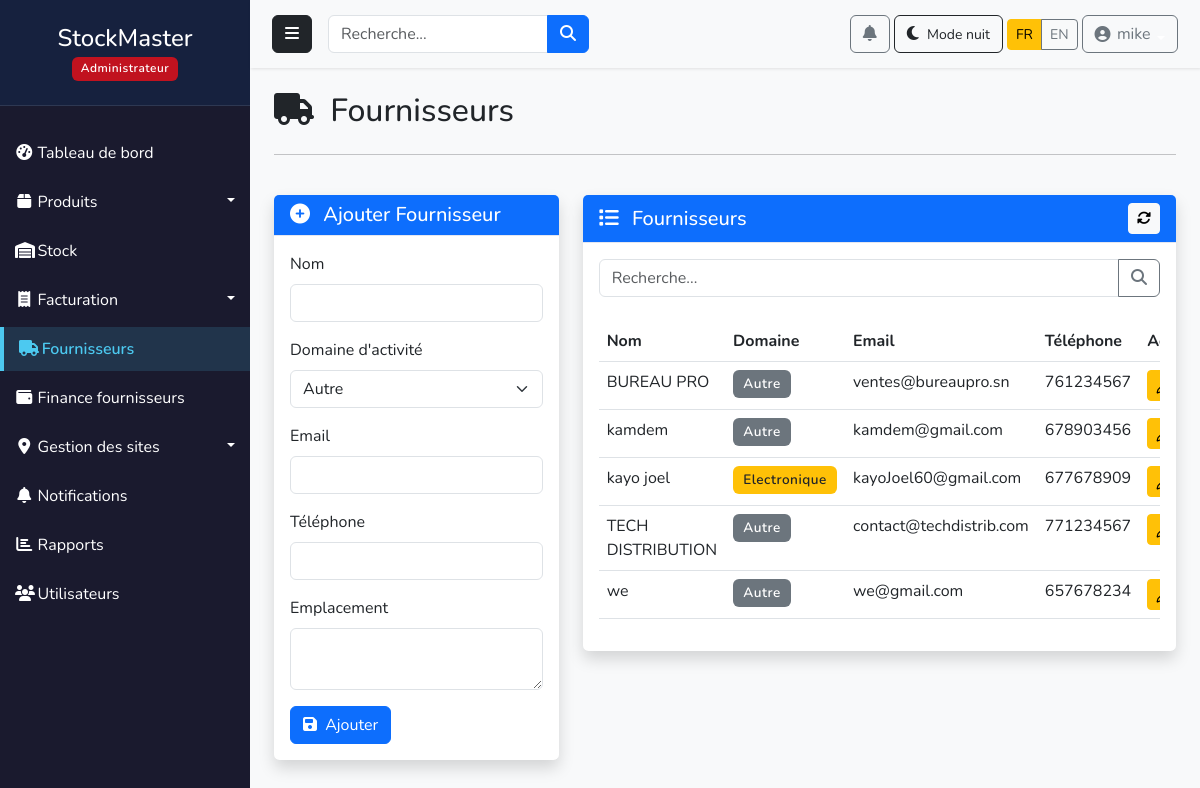
The app's page /suppliers.php (signed in) with its own data.
### tables this page shows
CREATE TABLE `utilisateurs` (
  `id` int(11) NOT NULL AUTO_INCREMENT,
  `nom` varchar(50) NOT NULL,
  `email` varchar(100) NOT NULL,
  `telephone` varchar(30) DEFAULT NULL,
  `fournisseur_id` int(11) DEFAULT NULL,
  `site_id` int(11) DEFAULT NULL,
  `password` varchar(255) NOT NULL,
  `role` enum('admin','superviseur','caissier','gestionnaire','utilisateur','fournisseur') DEFAULT 'utilisateur',
  `theme_pref` enum('light','dark') DEFAULT 'light',
  `created_at` timestamp NOT NULL DEFAULT current_timestamp(),
  `last_login` datetime DEFAULT NULL,
  `derniere_connexion` datetime DEFAULT NULL,
  `nombre_connexions` int(11) DEFAULT 0,
  PRIMARY KEY (`id`),
  UNIQUE KEY `email` (`email`)
);

CREATE TABLE `fournisseurs` (
  `id` int(11) NOT NULL,
  `nom` varchar(100) NOT NULL,
  `contact` varchar(100) DEFAULT NULL,
  `telephone` varchar(20) DEFAULT NULL,
  `email` varchar(100) DEFAULT NULL,
  `adresse` text DEFAULT NULL,
  `created_at` timestamp NOT NULL DEFAULT current_timestamp(),
  `domaine_activite` varchar(100) NOT NULL DEFAULT 'Autre'
);

### config.php (called while the page is built, shortened)
<?php
try {
    $db = new PDO("mysql:host=".DB_HOST.";dbname=".DB_NAME, DB_USER, DB_PASS);
    $db->setAttribute(PDO::ATTR_ERRMODE, PDO::ERRMODE_EXCEPTION);
    $db->exec("SET NAMES 'utf8'");
} catch(PDOException $e) {
    die("Erreur de connexion : " . $e->getMessage());
}
function getCurrentTheme() {
    if (isset($_SESSION['user_id'])) {
        global $db;
        $stmt = $db->prepare("SELECT theme_pref FROM utilisateurs WHERE id = ?");
        $stmt->execute([$_SESSION['user_id']]);
        $user = $stmt->fetch();
        if ($user !== false && isset($user['theme_pref'])) {
            return $user['theme_pref'];
        }
    }
    return $_SESSION['theme'] ?? 'light';
}
$lang = $_SESSION['lang'] ?? 'fr';
$langFile = __DIR__ . '/lang/' . $lang . '.php';
if (file_exists($langFile)) {
    $tr = require $langFile;
} else {
    $tr = require __DIR__ . '/lang/fr.php';
}
function t($key) {
    global $tr;
    return $tr[$key] ?? $key;
}
?>

### suppliers.php (the view, shortened to what this page needs)
<?php
require_once 'config.php';
$theme = getCurrentTheme();
$page = isset($_GET['page']) ? (int)$_GET['page'] : 1;
$perPage = 10;
$offset = ($page - 1) * $perPage;
$search = isset($_GET['search']) ? $_GET['search'] : '';
$query = "SELECT * FROM fournisseurs WHERE 1=1";
$params = [];
$query .= " ORDER BY nom LIMIT $offset, $perPage";
$stmt = $db->prepare($query);
$stmt->execute($params);
$suppliers = $stmt->fetchAll();
?>
<!DOCTYPE html>
<html lang="fr" data-bs-theme="<?= $theme ?>">
<head>
    <link href="https://cdn.jsdelivr.net/npm/bootstrap@5.3.0/dist/css/bootstrap.min.css" rel="stylesheet">
    <link rel="stylesheet" href="https://cdnjs.cloudflare.com/ajax/libs/font-awesome/6.4.0/css/all.min.css">
    <link rel="stylesheet" href="https://cdnjs.cloudflare.com/ajax/libs/animate.css/4.1.1/animate.min.css">
    <link rel="stylesheet" href="css/style.css">
</head>
<body class="<?= $theme == 'dark' ? 'bg-dark text-light' : 'bg-light' ?>">
    <div class="wrapper">
        <?php include_once('includes/sidebar.php'); ?>
        <div id="content">
            <?php include_once('includes/navbar.php'); ?>
            <div class="container-fluid px-4">
                <div class="row my-4 animate__animated animate__fadeIn">
                    <div class="col-12">
                        <h2 class="mb-4"><i class="fas fa-truck me-2"></i> <?= t('suppliers') ?></h2>
                        <hr>
                    </div>
                </div>
                <div class="row">
                    <div class="col-md-4 mb-4">
                        <div class="card shadow card-hover animate__animated animate__fadeInLeft">
                            <div class="card-header bg-primary text-white">
                                <h5 class="mb-0">
                                    <i class="fas fa-plus-circle me-2"></i>
                                    <?= isset($_GET['edit']) ? t('edit') : t('add') ?> <?= t('supplier') ?>
                                </h5>
                            </div>
                            <div class="card-body">
                                <?php
                                $supplier = null;
                                ?>
                                <form method="POST" id="supplierForm">
                                    <div class="mb-3">
                                        <label for="nom" class="form-label">Nom</label>
                                        <input type="text" class="form-control" id="nom" name="nom"
                                            value="<?= $supplier['nom'] ?? '' ?>" required>
                                    </div>
                                    <div class="mb-3">
                                        <label for="domaine_activite" class="form-label">Domaine d'activité</label>
                                        <select class="form-select" id="domaine_activite" name="domaine_activite" required>
                                            <option value="Autre" <?= !isset($supplier) || $supplier['domaine_activite'] == 'Autre' ? 'selected' : '' ?>>Autre</option>
                                        </select>
                                    </div>
                                    <div class="mb-3">
                                        <label for="email" class="form-label">Email</label>
                                        <input type="email" class="form-control" id="email" name="email"
                                            value="<?= $supplier['email'] ?? '' ?>">
                                    </div>
                                    <div class="mb-3">
                                        <label for="telephone" class="form-label"><?= t('phone') ?></label>
                                        <input type="text" class="form-control" id="telephone" name="telephone"
                                            value="<?= $supplier['telephone'] ?? '' ?>">
                                    </div>
                                    <div class="mb-3">
                                        <label for="adresse" class="form-label"><?= t('location') ?></label>
                                        <textarea class="form-control" id="adresse" name="adresse" rows="2"><?= $supplier['adresse'] ?? '' ?></textarea>
                                    </div>
                                    <button type="submit" class="btn btn-primary btn-hover" name="<?= isset($_GET['edit']) ? 'edit_supplier' : 'add_supplier' ?>">
                                        <i class="fas fa-save me-1"></i>
                                        <?= isset($_GET['edit']) ? t('edit') : t('add') ?>
                                    </button>
                                </form>
                            </div>
                        </div>
                    </div>
                    <div class="col-md-8">
                        <div class="card shadow animate__animated animate__fadeInRight">
                            <div class="card-header bg-primary text-white d-flex justify-content-between align-items-center">
                                <h5 class="mb-0">
                                    <i class="fas fa-list me-2"></i>
                                    <?= t('suppliers') ?>
                                </h5>
                                <button id="refreshBtn" class="btn btn-sm btn-light">
                                    <i class="fas fa-sync-alt"></i>
                                </button>
                            </div>
                            <div class="card-body">
                                <form class="mb-4" id="searchForm">
                                    <div class="input-group">
                                        <input type="text" class="form-control" placeholder="<?= t('search') ?>..."
                                            name="search" id="searchInput" value="<?= htmlspecialchars($search) ?>">
                                        <button class="btn btn-outline-secondary" type="submit">
                                            <i class="fas fa-search"></i>
                                        </button>
                                    </div>
                                </form>
                                <div class="table-responsive">
                                    <table class="table">
                                        <thead class="<?= $theme == 'dark' ? 'table-dark' : '' ?>">
                                            <tr>
                                                <th>Nom</th>
                                                <th>Domaine</th>
                                                <th>Email</th>
                                                <th>Téléphone</th>
                                                <th>Actions</th>
                                            </tr>
                                        </thead>
                                        <tbody id="suppliersTableBody">
                                            <?php if (empty($suppliers)): ?>
                                                <tr>
                                                    <td colspan="5" class="text-center">Aucun fournisseur trouvé</td>
                                                </tr>
                                            <?php else: ?>
                                                <?php foreach ($suppliers as $supplier): ?>
                                                    <tr class="table-row fade-in">
                                                        <td><?= htmlspecialchars($supplier['nom']) ?></td>
                                                        <td>
                                                            <span class="badge bg-<?=
                                                                $supplier['domaine_activite'] == 'Alimentaire' ? 'success' :
                                                                ($supplier['domaine_activite'] == 'Textile' ? 'info' :
                                                                ($supplier['domaine_activite'] == 'Electronique' ? 'warning' :
                                                                ($supplier['domaine_activite'] == 'BTP' ? 'danger' : 'secondary'))) ?>">
                                                                <?= htmlspecialchars($supplier['domaine_activite']) ?>
                                                            </span>
                                                        </td>
                                                        <td><?= htmlspecialchars($supplier['email']) ?></td>
                                                        <td><?= htmlspecialchars($supplier['telephone']) ?></td>
                                                        <td>
                                                            <div class="btn-group btn-group-sm" role="group">
                                                            <a href="suppliers.php?edit=<?= (int)$supplier['id'] ?>"
                                                               class="btn btn-warning" title="<?= t('edit') ?>" data-full-reload="1">
                                                                <i data-lucide="pencil" style="width:14px;height:14px"></i>
                                                            </a>
                                                            </div>
                                                        </td>
                                                    </tr>
                                                <?php endforeach; ?>
                                            <?php endif; ?>
                                        </tbody>
                                    </table>
                                </div>
                            </div>
                        </div>
                    </div>
                </div>
            </div>
        </div>
    </div>
    <link rel="stylesheet" href="https://cdnjs.cloudflare.com/ajax/libs/toastr.js/latest/css/toastr.min.css">
</body>
</html>

### css/style.css (style rules this page uses)
body { font-family: 'Nunito', sans-serif; background: #f8f9fa; }
.wrapper { display: flex; width: 100%; align-items: stretch; }
#content { width: 100%; min-height: 100vh; transition: all 0.3s; }
.card { border: none; border-radius: 0.35rem; box-shadow: 0 0.15rem 1.75rem 0 rgba(58, 59, 69, 0.15); }
.card-header { background-color: #f8f9fc; border-bottom: 1px solid #e3e6f0; }
body, .card, .navbar, .dropdown-menu, .table { transition: background-color 0.3s ease, color 0.3s ease, border-color 0.3s ease; }

### suppliers.php (style rules this page uses)
.card-hover { transition: all 0.3s ease; }
.btn-hover { transition: all 0.2s ease; }
.fade-in { animation: fadeIn 0.5s ease-out; }
.table-row { transition: all 0.3s ease; }
.badge { padding: 0.5em 0.75em; font-size: 0.85em; font-weight: 600; letter-spacing: 0.5px; }
.bg-warning { background-color: #ffc107 !important; color: #212529; }
.bg-secondary { background-color: #6c757d !important; }

### records on screen
fournisseurs: nom "BUREAU PRO", domaine_activite "Autre", email "ventes@bureaupro.sn", telephone "761234567"
fournisseurs: nom "kamdem", domaine_activite "Autre", email "kamdem@gmail.com", telephone "678903456"
fournisseurs: nom "kayo joel", domaine_activite "Electronique", email "kayoJoel60@gmail.com", telephone "677678909"
fournisseurs: nom "TECH DISTRIBUTION", domaine_activite "Autre", email "contact@techdistrib.com", telephone "771234567"
fournisseurs: nom "we", domaine_activite "Autre", email "we@gmail.com", telephone "657678234"

### other values on screen
role_label() "Administrateur"
t('dashboard') "Tableau de bord"
t('products') "Produits"
t('stock') "Stock"
t('invoicing') "Facturation"
t('suppliers') "Fournisseurs"
t('supplier_finance') "Finance fournisseurs"
t('site_management') "Gestion des sites"
t('notifications') "Notifications"
t('reports') "Rapports"
t('users') "Utilisateurs"
t('dark_mode') "Mode nuit"
$_SESSION['nom'] "mike"
t('add') "Ajouter"
t('supplier') "Fournisseur"
